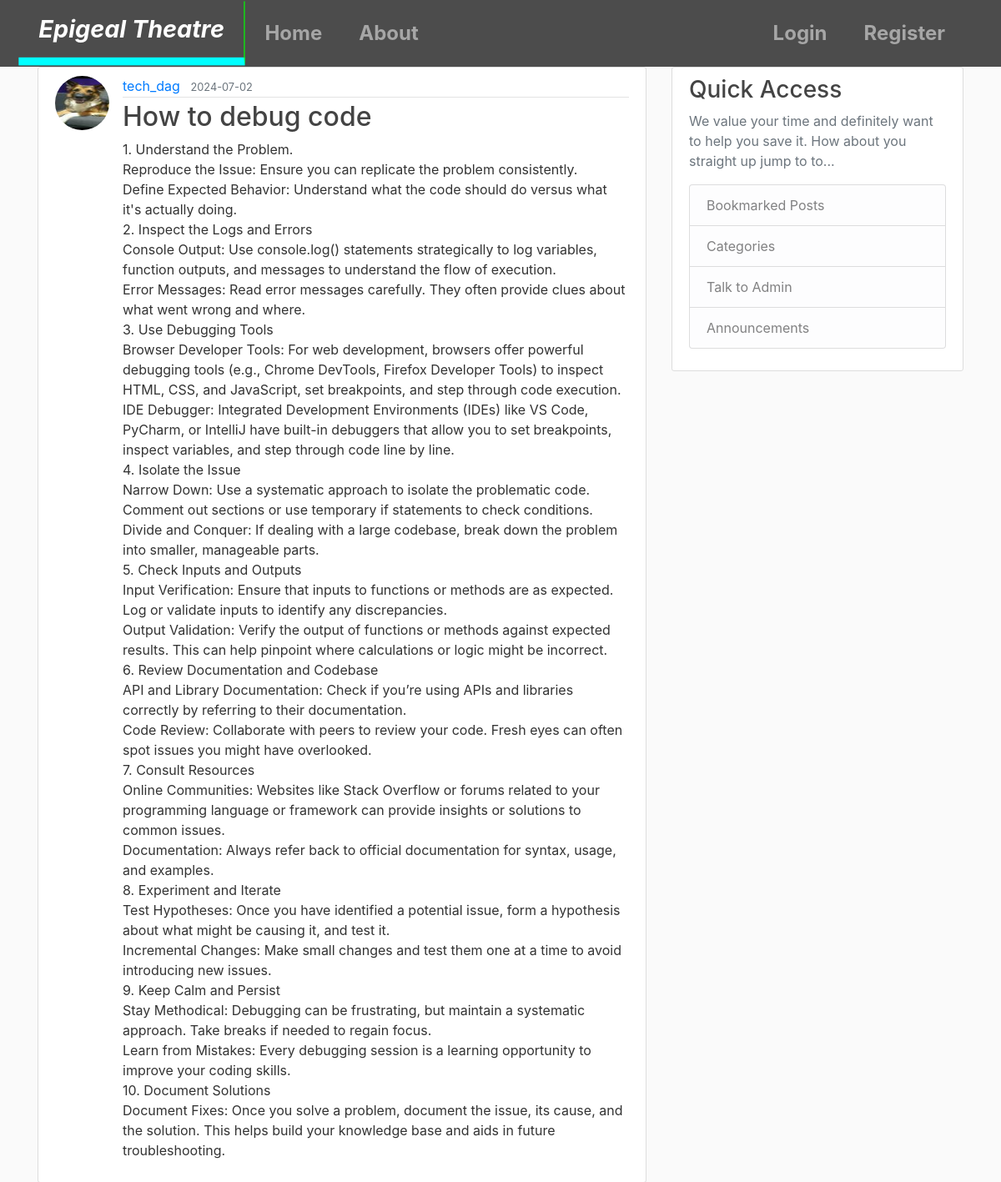
/post/11, run on the app's committed database.
### flaskblog/models.py (models this page shows, shortened)
class User(db.Model, UserMixin):
	id = db.Column(db.Integer, primary_key=True)
	username =  db.Column(db.String(20), unique=True,nullable=False)
	email = db.Column(db.String(120), unique=True,nullable=False)
	image_file = db.Column(db.String(20),nullable=False, default = 'default.jpg')
	password = db.Column(db.String(60),nullable=False)
	posts = db.relationship('Post', backref='author', lazy=True)

class Post(db.Model):
	id = db.Column(db.Integer,primary_key=True)
	title=db.Column(db.String(100), nullable=False)
	date_posted = db.Column(db.DateTime, nullable=False, default=datetime.utcnow)
	content = db.Column(db.Text, nullable=False)
	user_id =db.Column(db.Integer, db.ForeignKey('user.id'), nullable=False)

### flaskblog/posts/routes.py (the view)
@posts.route("/post/<int:post_id>")
def post(post_id):
	post = Post.query.get_or_404(post_id)
	return render_template('post.html', title=post.title, post=post)

### flaskblog/templates/post.html (shortened to what this page needs)
{% extends "layout.html" %}
{% block content %}
	<article class="media content-section">
		<img class= "rounded-circle article-img" src="{{ url_for('static', filename='assets/' + post.author.image_file) }}">
		<div class="media-body">
		    <div class="article-metadata">
		      <a class="mr-2" href="#">{{ post.author.username }}</a>
		      <small class="text-muted">{{ post.date_posted.strftime('%Y-%m-%d') }}</small>
		    </div>
		    <h2 class="article-title">{{ post.title }}</h2>
		    <p class="article-content">{{ post.content }}</p>
		</div>
	</article>
{% endblock content %}

### flaskblog/static/main.css (style rules this page uses)
body { background: #fafafa; color: #333333; margin-top: 5rem; }
h1, h2, h3, h4, h5, h6 { color: #444444; }
.content-section { background: #ffffff; padding: 10px 20px; border: 1px solid #dddddd; border-radius: 3px; margin-bottom: 20px; }
.article-title { color: #444444; }
.article-content { white-space: pre-line; }
.article-img { height: 65px; width: 65px; margin-right: 16px; }
.article-metadata { padding-bottom: 1px; margin-bottom: 4px; border-bottom: 1px solid #e3e3e3 }

### data on the page
User: image_file (picture), author.username "tech_dag"
Post: date_posted "2024-07-02", title "How to debug code", content "1. Understand the Problem. Reproduce the Issue: Ensure you can replicate the problem consistently. Define Expected Behavior: Understand what the code should do versus what it's actually doing. 2. Inspect the Logs and Errors Console Output: Use console.log() statements strategically to log variables, function outputs, and messages to understand the flow of execution. Error Messages: Read error messages carefully. They often provide clues about what went wrong and where. 3. Use Debugging Tools Browser Developer Tools: For web development, browsers offer powerful debugging tools (e.g., Chrome DevTools, Firefox Developer Tools) to inspect HTML, CSS, and JavaScript, set breakpoints, and step…"
